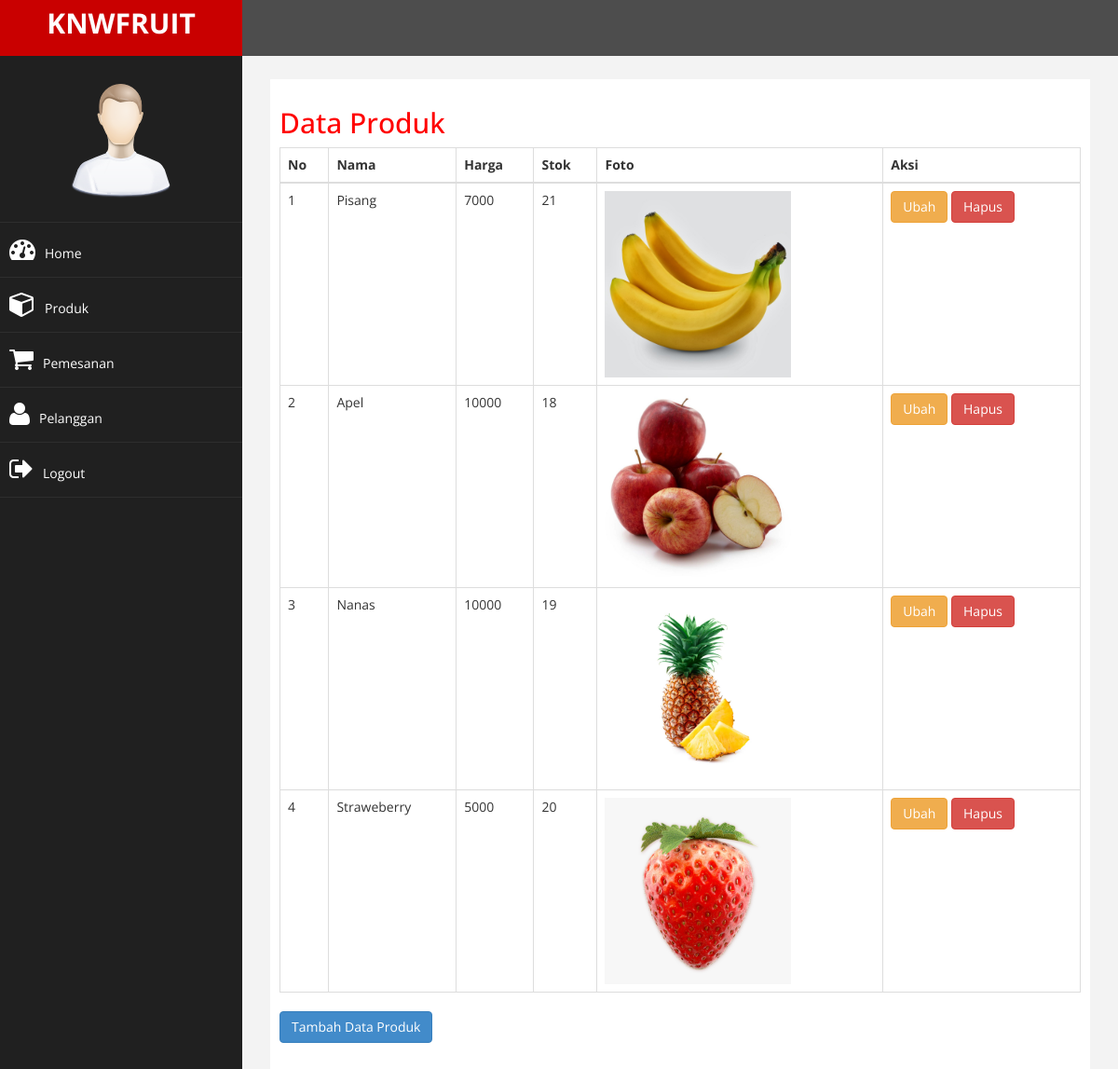
Screenshot of /admin/index.php?halaman=produk (signed in) with the database file from the repository.
### tables this page shows
CREATE TABLE `produk` (
  `id_produk` int(11) NOT NULL,
  `nama_produk` varchar(25) NOT NULL,
  `harga_produk` int(11) NOT NULL,
  `foto_produk` varchar(50) NOT NULL,
  `deskripsi_produk` text NOT NULL,
  `stok_produk` int(10) NOT NULL
);

### admin/produk.php (the view)
<h2>Data Produk</h2>
<table class="table table-bordered">
	<thead>
		<tr>
			<th>No</th>
			<th>Nama</th>
			<th>Harga</th>
			<th>Stok</th>
			<th>Foto</th>
			<th>Aksi</th>
		</tr>
	</thead>
	<tbody>
		<?php $nomor=1; ?>
		<?php $ambil=$koneksi->query("SELECT * FROM produk"); ?>
		<?php while ($pecah = $ambil->fetch_assoc()) { ?>
		<tr>
			<td><?php echo $nomor; ?></td>
			<td><?php echo $pecah['nama_produk']; ?></td>
			<td><?php echo $pecah['harga_produk']; ?></td>
			<td><?php echo $pecah['stok_produk']; ?></td>
			<td>
				<img src="../foto_produk/<?php echo $pecah['foto_produk']; ?>" width="200">
			</td>
			<td>
				<a href="index.php?halaman=ubahproduk&id=<?php echo $pecah['id_produk']; ?>" class="btn btn-warning">Ubah</a>
				<a href="index.php?halaman=hapusproduk&id=<?php echo $pecah['id_produk']; ?>" class="btn btn-danger">Hapus</a>
			</td>
		</tr>
		<?php $nomor++; ?>
		<?php } ?>
	</tbody>
</table>
<a href="index.php?halaman=tambahproduk" class="btn btn-primary">Tambah Data Produk</a>

### admin/assets/css/custom.css (style rules this page uses)
body { font-family: 'Open Sans', sans-serif; }
h2 { color: #f00; }

### rows the page displays
produk: nama_produk "Pisang", harga_produk "7000", stok_produk "21", foto_produk (picture)
produk: nama_produk "Apel", harga_produk "10000", stok_produk "18", foto_produk (picture)
produk: nama_produk "Nanas", harga_produk "10000", stok_produk "19", foto_produk (picture)
produk: nama_produk "Straweberry", harga_produk "5000", stok_produk "20", foto_produk (picture)
